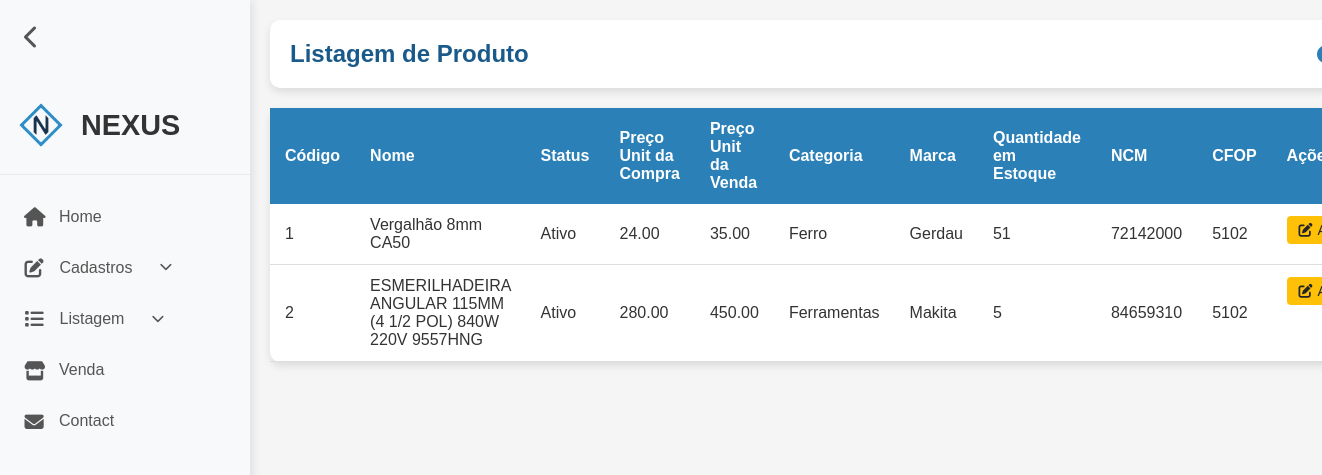
Page /produto-listar.php (signed in) on the earlier database version.
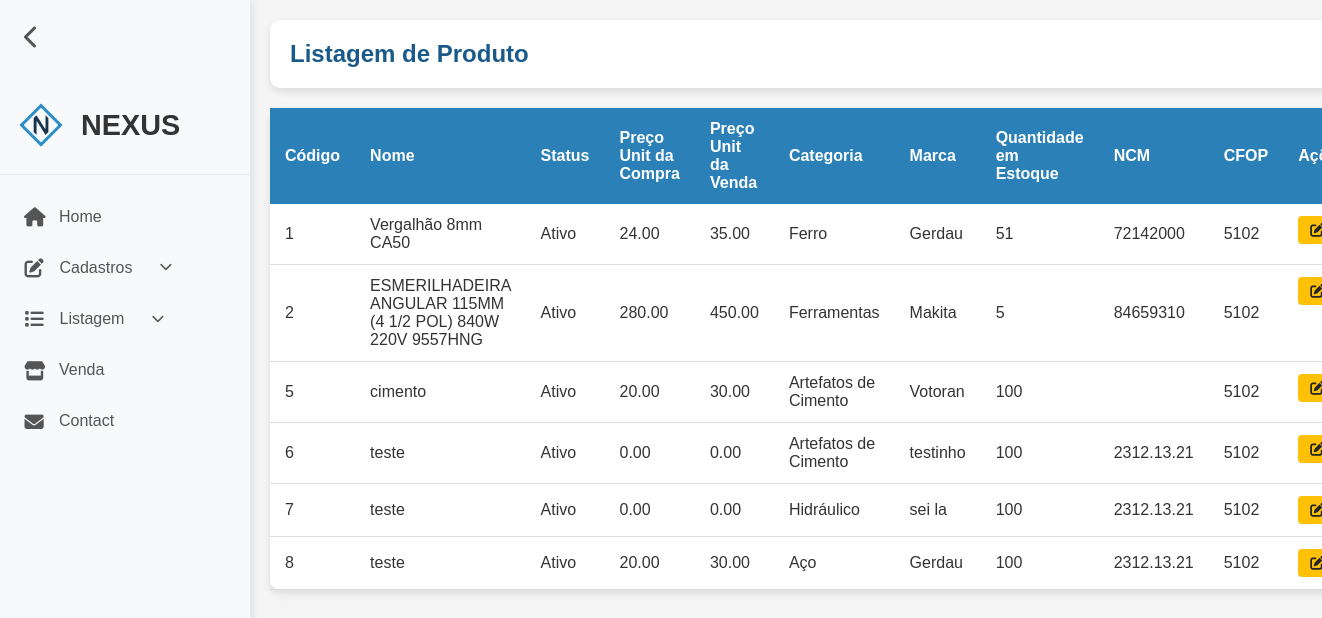
Same page on the later database version.
### tables this page shows
CREATE TABLE `produto` (
  `codigo` int(11) NOT NULL,
  `status` tinyint(1) NOT NULL DEFAULT 1,
  `nome` varchar(100) NOT NULL,
  `precoUnitarioDaCompra` double(10,2) NOT NULL,
  `precoUnitarioDaVenda` double(10,2) NOT NULL,
  `quantEstoque` int(11) NOT NULL,
  `ncm` varchar(10) NOT NULL,
  `cfop` varchar(10) NOT NULL,
  `idMarca` int(11) NOT NULL,
  `idCategoria` int(11) NOT NULL,
  `unidMedida` varchar(6) NOT NULL
);

CREATE TABLE `categoria` (
  `codigo` int(11) NOT NULL,
  `status` tinyint(1) NOT NULL DEFAULT 1,
  `nome` varchar(45) NOT NULL
);

CREATE TABLE `marca` (
  `codigo` int(11) NOT NULL,
  `status` tinyint(1) NOT NULL DEFAULT 1,
  `nome` varchar(45) NOT NULL
);

### produto-listar.php (the view, shortened to what this page needs)
<?php
require_once("conexao.php");
$sql = "SELECT * FROM produto ORDER BY codigo";
$resultado = mysqli_query($conexao, $sql);
?>
<!DOCTYPE html>
<html lang="pt-BR">
<head>
    <link rel="stylesheet" href="assets/css/listar.css">
    <link rel="stylesheet" href="assets/css/reset.css">
    <link rel="stylesheet" href="assets/css/header.css">
    <link rel="stylesheet" href="https://cdnjs.cloudflare.com/ajax/libs/font-awesome/6.4.0/css/all.min.css">
</head>
<body>
    <?php require_once("header.php"); ?>
    <div class="container">
        <div class="card">
            <div class="card-body">
                <h5 class="title">
                    Listagem de Produto
                    <a href="produto-cadastrar.php">
                        <i class="fas fa-solid fa-circle-plus"></i> Novo Produto
                    </a>
                </h5>
            </div>
        </div>
        <table class="table-container">
            <thead>
                <tr>
                    <th scope="col">Código</th>
                    <th scope="col">Nome</th>
                    <th scope="col">Status</th>
                    <th scope="col">Preço Unit da Compra</th>
                    <th scope="col">Preço Unit da Venda</th>
                    <th scope="col">Categoria</th>
                    <th scope="col">Marca</th>
                    <th scope="col">Quantidade em Estoque</th>
                    <th scope="col">NCM</th>
                    <th scope="col">CFOP</th>
                    <th scope="col">Ações</th>
                </tr>
            </thead>
            <tbody>
                <?php
                while($linha = mysqli_fetch_array($resultado) ) { ?>
                <tr>
                    <td><?= $linha['codigo'] ?></td>
                    <td><?= $linha['nome'] ?></td>
                    <td><?= ($linha['status'] == 1 ? 'Ativo' : 'Inativo') ?></td>
                    <td><?= $linha['precoUnitarioDaCompra'] ?></td>
                    <td><?= $linha['precoUnitarioDaVenda'] ?></td>
                    <td>
                        <?php
                            $sqlC = "SELECT nome FROM categoria WHERE codigo = " . $linha['idCategoria'];
                            $resultC = mysqli_query($conexao, $sqlC);
                            $rowC = mysqli_fetch_array($resultC);
                            echo $rowC['nome'];
                        ?>
                    </td>
                    <td>
                    <?php
                        $sqlM = "SELECT nome FROM marca WHERE codigo = " . $linha['idMarca'];
                        $resultM = mysqli_query($conexao, $sqlM);
                        $rowM = mysqli_fetch_array($resultM);
                        echo $rowM['nome'];
                    ?>
                    </td>
                    <td><?= $linha['quantEstoque'] ?></td>
                    <td><?= $linha['ncm'] ?></td>
                    <td><?= $linha['cfop'] ?></td>
                    <td class="actions">
                        <a href="produto-alterar.php?codigo=<?= $linha['codigo']?>" class="btn btn-warning">
                            <i class="fas fa-solid fa-pen-to-square"></i>Alterar</a>
                    </td>
                </tr>
                <?php } ?>
            </tbody>
        </table>
    </div>
</body>
</html>

### header.php (shortened to what this page needs)
<header>
    <div class="sidebar" id="sidebar">
        <button class="toggle-btn" id="toggleBtn">
            <i class="fas fa-chevron-left"></i>
        </button>
        <div class="logo-container">
            <div class="logo-img-placeholder">
               <a href="adm.php"><img src="assets/img/logoNexus.png" alt="NEXUS Logo"></a>
            </div>
            <div class="logo-text">NEXUS</div>
        </div>
        <nav>
            <ul>
                <li><a href="adm.php"><i class="fas fa-home"></i> <span>Home</span></a></li>
                <li class="has-dropdown">
                    <a href="#" class="dropdown-toggle"><i class="fas fa-edit"></i> <span>Cadastros</span><i class="fas fa-chevron-down caret"></i></a>
                </li>
                <li class="has-dropdown">
                    <a href="#" class="dropdown-toggle"><i class="fas fa-list"></i> <span>Listagem</span><i class="fas fa-chevron-down caret"></i></a>
                </li>
                <li><a href="venda.php"><i class="fas fa-store"></i> <span>Venda</span></a></li>
                <li><a href="#"><i class="fas fa-envelope"></i> <span>Contact</span></a></li>
            </ul>
        </nav>
    </div>
</header>

### assets/css/listar.css (style rules this page uses)
:root { --azul-principal: #2c80b8; --azul-claro: #e6f2fa; --azul-escuro: #1a5a8a; --branco: #ffffff; --cinza-claro: #f5f5f5; --cinza-texto: #666666; --verde-sucesso: #28a745; --amarelo-alerta: #ffc107; --vermelho-perigo: #dc3545; }
body { background-color: var(--cinza-claro); color: #333; min-height: 100vh; }
.container { max-width: 1600px; margin: 0 auto; padding: 20px; min-height: 100vh; display: flex; flex-direction: column; }
.card { background-color: var(--branco); border-radius: 10px; box-shadow: 0 4px 8px rgba(0,0,0,0.1); margin-bottom: 20px; overflow: hidden; }
.card-body { padding: 20px; }
.title { display: flex; justify-content: space-between; align-items: center; font-size: 24px; font-weight: 600; color: var(--azul-escuro); }
.table-container { overflow-x: auto; background-color: var(--branco); border-radius: 10px; box-shadow: 0 4px 8px rgba(0,0,0,0.1); }
table { width: 100%; border-collapse: collapse; }
thead { background-color: var(--azul-principal); color: var(--branco); }
th, td { padding: 12px 15px; text-align: left; }
th { font-weight: 600; position: sticky; top: 0; }
tbody tr { transition: background-color 0.3s; border-bottom: 1px solid #ddd; }
.btn { display: inline-flex; align-items: center; justify-content: center; padding: 6px 12px; border: none; border-radius: 4px; cursor: pointer; font-size: 14px; text-decoration: none; transition: all 0.3s; gap: 5px; }
.btn-warning { background-color: var(--amarelo-alerta); color: #212529; }
.actions { display: flex; gap: 10px; }
.title a { color: var(--azul-principal); text-decoration: none; font-size: 18px; display: flex; align-items: center; gap: 5px; transition: color 0.3s; }

### assets/css/header.css (style rules this page uses)
* { font-family: 'Arial', sans-serif; }
body { display: flex; min-height: 100vh; transition: margin-left 0.3s ease; margin-left: 250px; }
.sidebar { width: 250px; height: 100vh; background-color: #f8f9fa; box-shadow: 2px 0 10px rgba(0, 0, 0, 0.1); position: fixed; left: 0; top: 0; transition: width 0.3s ease; overflow-x: hidden; z-index: 1000; display: flex; flex-direction: column; }
.logo-container { display: flex; align-items: center; padding: 1.5rem 1rem; gap: 15px; border-bottom: 1px solid #eaeaea; transition: padding 0.3s ease; }
.logo-img-placeholder { width: 50px; height: 50px; background-color: transparent; border-radius: 50%; flex-shrink: 0; overflow: hidden; }
.logo-img-placeholder img { width: 100%; height: 100%; object-fit: contain; border-radius: 50%; }
.logo-text { font-size: 1.8rem; font-weight: 700; color: #333; white-space: nowrap; overflow: hidden; transition: opacity 0.3s ease; }
nav { flex: 1; padding: 1rem 0; }
nav ul { list-style: none; display: flex; flex-direction: column; }
nav li { width: 100%; }
nav a { text-decoration: none; color: #555; font-weight: 500; transition: all 0.3s ease; padding: 1rem 1.5rem; position: relative; display: flex; align-items: center; gap: 15px; white-space: nowrap; }
nav a i { font-size: 1.2rem; width: 20px; text-align: center; flex-shrink: 0; }
nav a span { transition: opacity 0.3s ease; }
nav a::after { content: ''; position: absolute; width: 0; height: 2px; background: -webkit-linear-gradient(90deg, #3d0ff9, #7494ec, #e6f2fa); background: linear-gradient(90deg, #3d0ff9, #7494ec, #e6f2fa); bottom: 0; left: 0; transition: width 0.3s; transform-origin: left center; }
.toggle-btn { background: none; border: none; color: #555; font-size: 1.5rem; cursor: pointer; padding: 1rem; align-self: flex-start; margin: 0.5rem; transition: transform 0.3s ease; }
.sidebar nav ul { list-style: none; padding: 0; margin: 0; }
.sidebar nav ul li { position: relative; }
.sidebar nav ul li .dropdown-toggle { display: flex; align-items: center; gap: 15.5px; }
.sidebar nav ul li .caret { transition: transform .2s ease; font-size: .8em; margin-left: 8px; }

Differences in the rows shown:
added produto: codigo "5", nome "cimento", status "Ativo", precoUnitarioDaCompra "20.00", precoUnitarioDaVenda "30.00", idCategoria.nome "Artefatos de Cimento", idMarca.nome "Votoran", quantEstoque "100", cfop "5102"
added produto: codigo "6", nome "teste", status "Ativo", precoUnitarioDaCompra "0.00", precoUnitarioDaVenda "0.00", idCategoria.nome "Artefatos de Cimento", idMarca.nome "testinho", quantEstoque "100", ncm "2312.13.21", cfop "5102"
added produto: codigo "7", nome "teste", status "Ativo", precoUnitarioDaCompra "0.00", precoUnitarioDaVenda "0.00", idCategoria.nome "Hidráulico", idMarca.nome "sei la", quantEstoque "100", ncm "2312.13.21", cfop "5102"
added produto: codigo "8", nome "teste", status "Ativo", precoUnitarioDaCompra "20.00", precoUnitarioDaVenda "30.00", idCategoria.nome "Aço", idMarca.nome "Gerdau", quantEstoque "100", ncm "2312.13.21", cfop "5102"
